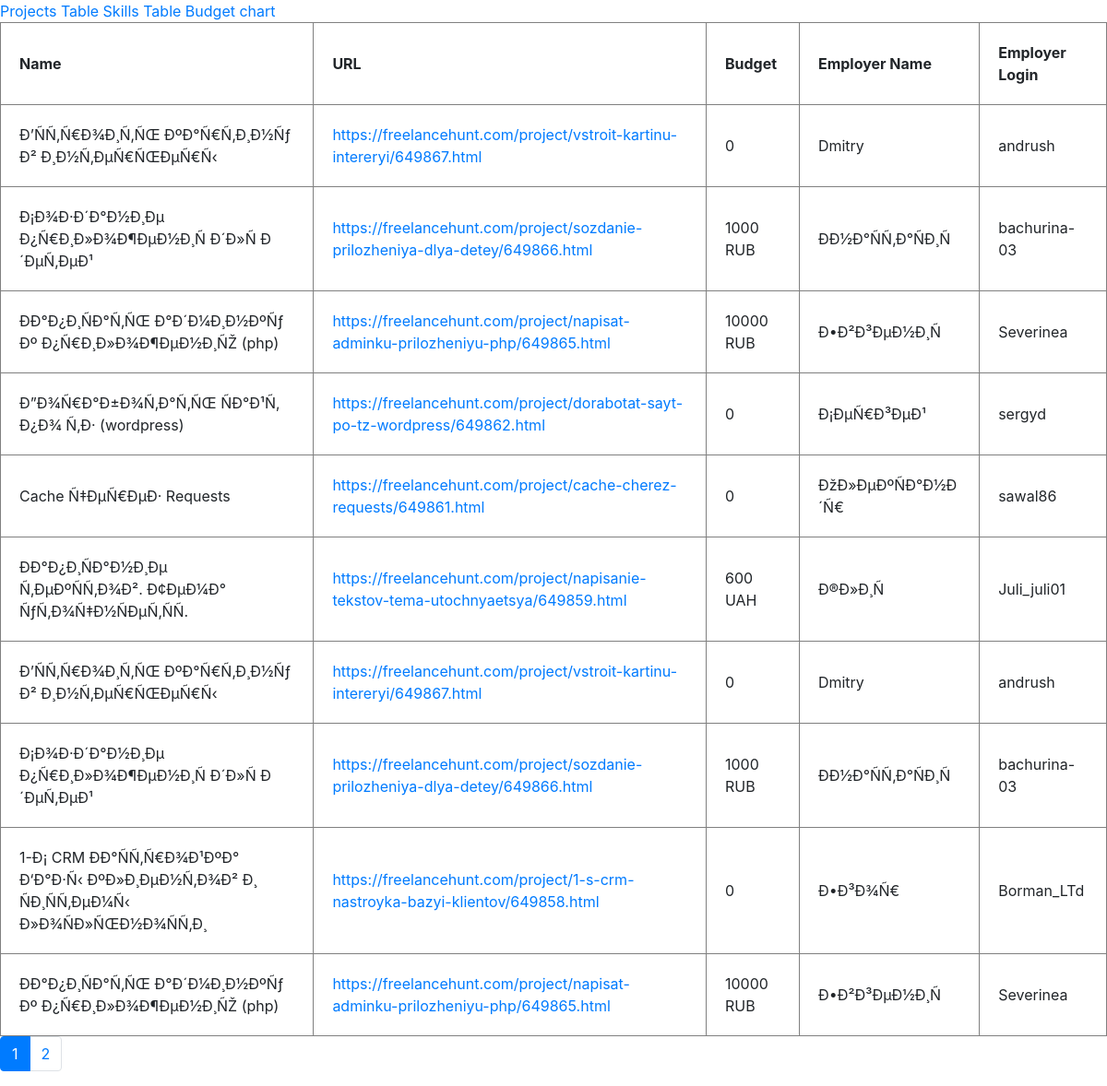
The page / on the database its author committed.
### tables this page shows
CREATE TABLE `projects` (
  `id` int(255) NOT NULL,
  `name` varchar(255) NOT NULL,
  `amount` int(255) DEFAULT NULL,
  `currency` varchar(3) DEFAULT NULL,
  `url` varchar(555) NOT NULL,
  `employer_name` varchar(55) NOT NULL,
  `employer_login` varchar(55) NOT NULL
);

### Controller/mainController.php (called while the page is built, shortened)
<?php
class mainController
{
    public function showProjects($offset = 0)
    {
        $projects         = new Projects();
        $projectsArray    = $projects->limit(10)->offset($offset * 10)->get()->result_array();
        $data['projects'] = $projectsArray;
        $data['page']     = $offset;
        $data['pages']    = ceil($projects->selectCount() / 10);
        $path             = $_SERVER['DOCUMENT_ROOT'] . '/hunt_task/View/projects_table.php';
        return $this->render_php($path, $data);
    }
    private function render_php($path, array $data)
    {
        include_once($_SERVER['DOCUMENT_ROOT'] . '/hunt_task/View/main.php');
        include_once($_SERVER['DOCUMENT_ROOT'] . '/hunt_task/View/header.php');
        include_once($path);
        include_once($_SERVER['DOCUMENT_ROOT'] . '/hunt_task/View/footer.php');
        $var = ob_get_contents();
        return $var;
    }
}

### index.php (called while the page is built, shortened)
<?php
$api = new mainController();
if ($_SERVER['REQUEST_URI'] === '/hunt_task/' || strpos($_SERVER['REQUEST_URI'], '/hunt_task/?offset=') !== false) {
    $offset = isset($_GET['offset']) ? $_GET['offset'] : 0;
    print_r($api->showProjects($offset));
}
elseif ($_SERVER['REQUEST_URI'] === '/hunt_task/skills') {
    print_r($api->showSkills());
}
elseif ($_SERVER['REQUEST_URI'] === '/hunt_task/chart') {
    print_r($api->pieChart());
}

### Base/baseModel.php (called while the page is built, shortened)
<?php
abstract class baseModel
{
    protected $conn;
    protected $table;
    protected $select;
    protected $order_by;
    protected $offset;
    protected $join;
    public function __construct()
    {
        $this->conn     = mysqli_connect('127.0.0.1 ', 'root', '', 'hunt_task');
        $this->table    = strtolower(get_called_class());
        $this->select   = '*';
        $this->order_by = '';
        $this->group_by = '';
        $this->limit    = '';
        $this->offset   = '';
        $this->join   = '';
    }
    public function reset()
    {
        $this->select   = '*';
        $this->order_by = '';
        $this->group_by = '';
        $this->limit    = '';
        $this->offset   = '';
        $this->join   = '';
        return $this;
    }
    public function limit($limit)
    {
        $this->limit = "LIMIT $limit";
        return $this;
    }
    public function offset($offset)
    {
        $this->offset = "OFFSET $offset";
        return $this;
    }
    public function get()
    {
        $this->query = "SELECT {$this->select} FROM `{$this->table}` {$this->join}";
        $this->query  .= " $this->group_by $this->order_by $this->limit $this->offset";
        $this->result = mysqli_query($this->conn, $this->query);
        return $this;
    }
}

### View/projects_table.php (the view, shortened to what this page needs)
<table border="1" cellpadding="20">
    <tr>
        <th>Name</th>
        <th>URL</th>
        <th>Budget</th>
        <th>Employer Name</th>
        <th>Employer Login</th>
    </tr>
    <?php
    foreach ($data['projects'] as $project) :?>
        <tr>
            <td><?= $project['name'] ?></td>
            <td><a target="_blank" href="<?= "{$project['url']}" ?>"><?= $project['url'] ?></a></td>
            <td><?= "{$project['amount']} {$project['currency']}" ?></td>
            <td><?= $project['employer_name'] ?></td>
            <td><?= $project['employer_login'] ?></td>
        </tr>
    <?php endforeach; ?>
</table>

### View/main.php (shortened to what this page needs)
<!doctype html>
<html lang="en">
<head>
    <link rel="stylesheet" href="https://stackpath.bootstrapcdn.com/bootstrap/4.3.1/css/bootstrap.min.css"
>
</head>
<body>

### View/header.php
<div class="header">
    <a href="/hunt_task/">Projects Table</a>
    <a href="/hunt_task/skills">Skills Table</a>
    <a href="/hunt_task/chart">Budget chart</a>
</div>

### rows shown on the page
projects: name "Ð’ÑÑ‚Ñ€Ð¾Ð¸Ñ‚ÑŒ ÐºÐ°Ñ€Ñ‚Ð¸Ð½Ñƒ Ð² Ð¸Ð½Ñ‚ÐµÑ€ÑŒÐµÑ€Ñ‹", url "https://freelancehunt.com/project/vstroit-kartinu-intereryi/649867.html", amount "0", employer_name "Dmitry", employer_login "andrush"
projects: name "Ð¡Ð¾Ð·Ð´Ð°Ð½Ð¸Ðµ Ð¿Ñ€Ð¸Ð»Ð¾Ð¶ÐµÐ½Ð¸Ñ Ð´Ð»Ñ Ð´ÐµÑ‚ÐµÐ¹", url "https://freelancehunt.com/project/sozdanie-prilozheniya-dlya-detey/649866.html", amount "1000", currency "RUB", employer_name "ÐÐ½Ð°ÑÑ‚Ð°ÑÐ¸Ñ", employer_login "bachurina-03"
projects: name "ÐÐ°Ð¿Ð¸ÑÐ°Ñ‚ÑŒ Ð°Ð´Ð¼Ð¸Ð½ÐºÑƒ Ðº Ð¿Ñ€Ð¸Ð»Ð¾Ð¶ÐµÐ½Ð¸ÑŽ (php)", url "https://freelancehunt.com/project/napisat-adminku-prilozheniyu-php/649865.html", amount "10000", currency "RUB", employer_name "Ð•Ð²Ð³ÐµÐ½Ð¸Ñ", employer_login "Severinea"
projects: name "Ð”Ð¾Ñ€Ð°Ð±Ð¾Ñ‚Ð°Ñ‚ÑŒ ÑÐ°Ð¹Ñ‚ Ð¿Ð¾ Ñ‚Ð· (wordpress)", url "https://freelancehunt.com/project/dorabotat-sayt-po-tz-wordpress/649862.html", amount "0", employer_name "Ð¡ÐµÑ€Ð³ÐµÐ¹", employer_login "sergyd"
projects: name "Cache Ñ‡ÐµÑ€ÐµÐ· Requests", url "https://freelancehunt.com/project/cache-cherez-requests/649861.html", amount "0", employer_name "ÐžÐ»ÐµÐºÑÐ°Ð½Ð´Ñ€", employer_login "sawal86"
projects: name "ÐÐ°Ð¿Ð¸ÑÐ°Ð½Ð¸Ðµ Ñ‚ÐµÐºÑÑ‚Ð¾Ð². Ð¢ÐµÐ¼Ð° ÑƒÑ‚Ð¾Ñ‡Ð½ÑÐµÑ‚ÑÑ.", url "https://freelancehunt.com/project/napisanie-tekstov-tema-utochnyaetsya/649859.html", amount "600", currency "UAH", employer_name "Ð®Ð»Ð¸Ñ", employer_login "Juli_juli01"
projects: name "Ð’ÑÑ‚Ñ€Ð¾Ð¸Ñ‚ÑŒ ÐºÐ°Ñ€Ñ‚Ð¸Ð½Ñƒ Ð² Ð¸Ð½Ñ‚ÐµÑ€ÑŒÐµÑ€Ñ‹", url "https://freelancehunt.com/project/vstroit-kartinu-intereryi/649867.html", amount "0", employer_name "Dmitry", employer_login "andrush"
projects: name "Ð¡Ð¾Ð·Ð´Ð°Ð½Ð¸Ðµ Ð¿Ñ€Ð¸Ð»Ð¾Ð¶ÐµÐ½Ð¸Ñ Ð´Ð»Ñ Ð´ÐµÑ‚ÐµÐ¹", url "https://freelancehunt.com/project/sozdanie-prilozheniya-dlya-detey/649866.html", amount "1000", currency "RUB", employer_name "ÐÐ½Ð°ÑÑ‚Ð°ÑÐ¸Ñ", employer_login "bachurina-03"
projects: name "1-Ð¡ CRM ÐÐ°ÑÑ‚Ñ€Ð¾Ð¹ÐºÐ° Ð‘Ð°Ð·Ñ‹ ÐºÐ»Ð¸ÐµÐ½Ñ‚Ð¾Ð² Ð¸ ÑÐ¸ÑÑ‚ÐµÐ¼Ñ‹ Ð»Ð¾ÑÐ»ÑŒÐ½Ð¾ÑÑ‚Ð¸", url "https://freelancehunt.com/project/1-s-crm-nastroyka-bazyi-klientov/649858.html", amount "0", employer_name "Ð•Ð³Ð¾Ñ€", employer_login "Borman_LTd"
projects: name "ÐÐ°Ð¿Ð¸ÑÐ°Ñ‚ÑŒ Ð°Ð´Ð¼Ð¸Ð½ÐºÑƒ Ðº Ð¿Ñ€Ð¸Ð»Ð¾Ð¶ÐµÐ½Ð¸ÑŽ (php)", url "https://freelancehunt.com/project/napisat-adminku-prilozheniyu-php/649865.html", amount "10000", currency "RUB", employer_name "Ð•Ð²Ð³ÐµÐ½Ð¸Ñ", employer_login "Severinea"
